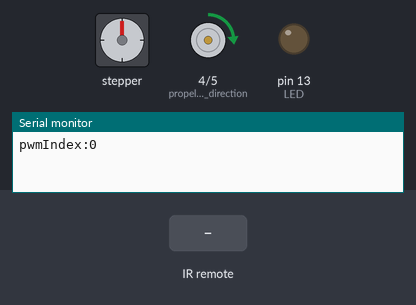
This sketch was run on a simulated Arduino Uno, built with avr-gcc and run on an emulated ATmega328P. Shown: stepper motor, direction and speed pins drawn as motors (green arrow = direction pin HIGH = forward, orange = LOW = backward, longer = more drive), output pins drawn as LEDs (lit = HIGH), the last lines printed to the serial monitor. Wiring (inferred from the names in the program): stepper motor (2048 steps per turn assumed): coils pin 8, pin 10, pin 9, pin 11. The inputs (shaded band) are chosen by the test bench. Pins used as bus, display or sensor lines are not drawn.

Above: at 1.2 s.
1.3 s: infrared code 0xA15 received
At 2.4 s:
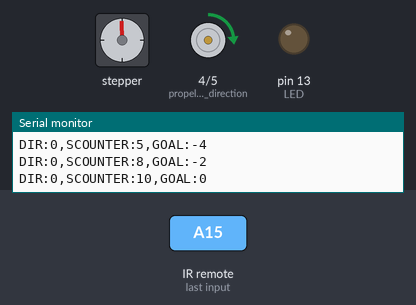
2.9 s: infrared code 0xA16 received
At 3.3 s:
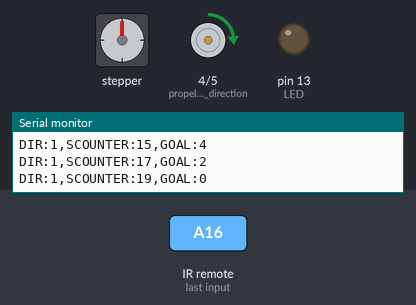
4.5 s: infrared code 0xA12 received
At 5.0 s:
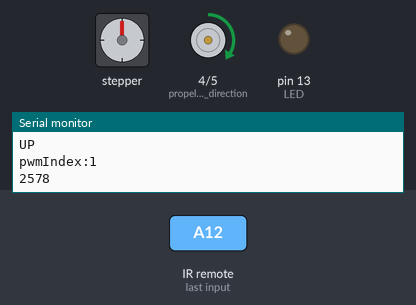
6.0 s: infrared code 0xA15 received
At 6.7 s:
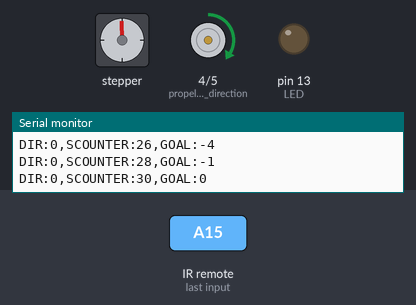
7.6 s: infrared code 0xA16 received
At 8.9 s:
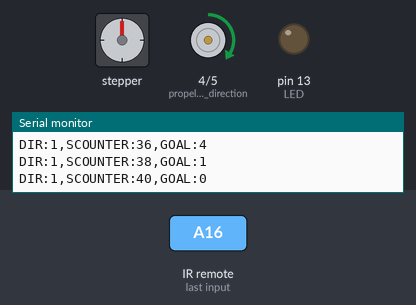
Timing chart, 0 to 10.2 s (numbered marks = the images above; inputs shaded):
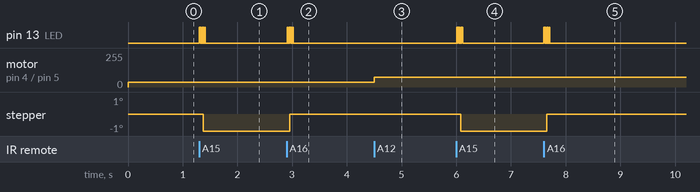

Measured:
- after the input at 4.5 s, motor on pin 4 (propeller_pin_direction) / pin 5 (propeller_pin_pwm): forward 35/255 → forward 75/255 at once

The sketch:

stepper_ir_hunday_easypwm_motor_01.ino
```cpp
#include <IRremote.h>

int RECV_PIN = 12;

IRrecv irrecv(RECV_PIN);

decode_results results;

const byte LED = 13;

volatile uint8_t portbhistory = 0xFF;     // default is high because the pull-up
volatile uint8_t portdhistory = 0xFF;
const int STEPPER_DELAY = 5;
volatile bool directionCW = false;
volatile unsigned int stepCounter = 0;
volatile bool state = false;
volatile int stepIndex = 0;
volatile int goalStepCounter = 0;
volatile int stepperDelayCounter = STEPPER_DELAY;
volatile int propellerVelocity = 0;

const int MAX_PWM_SETS = 7;
const byte propeller_pin_pwm = 5;
const byte propeller_pin_direction = 4;
int pwm_sets[7] = {35, 75, 115, 0, 140, 180, 220};

const byte motor_pin_1 = 8;
const byte motor_pin_2 = 10;
const byte motor_pin_3 = 9;
const byte motor_pin_4 = 11;

//pin change interrupt service routine
//for pins in pingroup 0
ISR (PCINT0_vect)
 {
 // handle pin change interrupt for D8 to D13 here

 }  // end of PCINT0_vect

//pin change interrupt service routine
//for pins in pingroup 1
ISR (PCINT1_vect)
 {
 // handle pin change interrupt for A0 to A5 here
 }  // end of PCINT1_vect

//pin change interrupt service routine
//for pins in pingroup 2
ISR (PCINT2_vect)
 {
 // handle pin change interrupt for D0 to D7 here
 // http://electronics.stackexchange.com/questions/50380/determining-which-pin-triggered-a-pcintn-interrupt

 }  // end of PCINT2_vect

ISR(TIMER1_COMPA_vect)
{
  stepperDelayCounter--;
  if (stepperDelayCounter < 0) {
    stepperDelayCounter = STEPPER_DELAY;
  }
  if (stepperDelayCounter == STEPPER_DELAY - 3) {
     digitalWrite(motor_pin_1, LOW);
     digitalWrite(motor_pin_2, LOW);
     digitalWrite(motor_pin_3, LOW);
     digitalWrite(motor_pin_4, LOW);
  }
  if (stepperDelayCounter > 0) {
    return;
  }

  if (goalStepCounter == 0) {
    return;
  }

  directionCW = (goalStepCounter > 0);

  if (directionCW) {
    stepIndex++;
    goalStepCounter--;
    if (stepIndex > 3) {
      stepIndex = 0;
    }
  }
  else {
    stepIndex--;
    goalStepCounter++;
    if (stepIndex < 0) {
      stepIndex = 3;
    }
  }

  stepCounter++;
  oneStep();

  state = !state;  // toggle
  digitalWrite (LED, state ? HIGH : LOW);
}

/*
https://sites.google.com/site/qeewiki/books/avr-guide/external-interrupts-on-the-atmega328

PCICR  Pin Change Interrupt Control Register
PCIFR  Pin Change Interrupt Flag Register
PCMSKn Pin Change Mask Register 0-2

The PCIEx bits in the PCICR registers enable
External Interrupts and tells the MCU to check
PCMSKx on a pin change state.

When a pin changes states (HIGH to LOW, or LOW to HIGH)
and the corresponding PCINTx bit in the PCMSKx register
is HIGH the corresponding PCIFx bit in the PCIFR register
is set to HIGH and the MCU jumps to the corresponding
Interrupt vector.
PORTx is for sending a value out to the port when it is set as an output.
PINx is for use in getting the current value from the port when it is set as an input.
PORTx also sets the state of the internal pull-up resistors when the port is set to input.
And on more recent models, writing to PINx will toggle the value of the pins (the PORTx value)


  // pin change interrupt (example for D9)
  PCMSK0 |= bit (PCINT1);  // want pin 9
  PCIFR  |= bit (PCIF0);   // clear any outstanding interrupts
  PCICR  |= bit (PCIE0);   // enable pin change interrupts for D8 to D13

PIN       CHANGE NAME(MASK /
D0	  PCINT16 (PCMSK2 / PCIF2 / PCIE2) PORTD, PIND, PD0
D1	  PCINT17 (PCMSK2 / PCIF2 / PCIE2) PORTD, PIND, PD1
D2	  PCINT18 (PCMSK2 / PCIF2 / PCIE2) PORTD, PIND, PD2
D3	  PCINT19 (PCMSK2 / PCIF2 / PCIE2) PORTD, PIND, PD3
D4	  PCINT20 (PCMSK2 / PCIF2 / PCIE2) PORTD, PIND, PD4
D5	  PCINT21 (PCMSK2 / PCIF2 / PCIE2) PORTD, PIND, PD5
D6	  PCINT22 (PCMSK2 / PCIF2 / PCIE2) PORTD, PIND, PD6
D7	  PCINT23 (PCMSK2 / PCIF2 / PCIE2) PORTD, PIND, PD7
D8	  PCINT0  (PCMSK0 / PCIF0 / PCIE0) PORTB, PINB, PB0
D9	  PCINT1  (PCMSK0 / PCIF0 / PCIE0) PORTB, PINB, PB1
D10	  PCINT2  (PCMSK0 / PCIF0 / PCIE0) PORTB, PINB, PB2
D11	  PCINT3  (PCMSK0 / PCIF0 / PCIE0) PORTB, PINB, PB3
D12	  PCINT4  (PCMSK0 / PCIF0 / PCIE0) PORTB, PINB, PB4
D13	  PCINT5  (PCMSK0 / PCIF0 / PCIE0) PORTB, PINB, PB5
A0	  PCINT8  (PCMSK1 / PCIF1 / PCIE1) PORTC, PINC, PC0
A1	  PCINT9  (PCMSK1 / PCIF1 / PCIE1) PORTC, PINC, PC1
A2	  PCINT10 (PCMSK1 / PCIF1 / PCIE1) PORTC, PINC, PC2
A3	  PCINT11 (PCMSK1 / PCIF1 / PCIE1) PORTC, PINC, PC3
A4	  PCINT12 (PCMSK1 / PCIF1 / PCIE1) PORTC, PINC, PC4
A5	  PCINT13 (PCMSK1 / PCIF1 / PCIE1) PORTC, PINC, PC5
*/

void setupPinChangeInterrupt(){
// PCICR  Pin Change Interrupt Control Register
// PCIFR  Pin Change Interrupt Flag Register
// PCMSKn Pin Change Mask Register 0-2

  //set the appropriate pin in the pingroup
  //pingroups: 0, 1, 2
  //D4 - D5 :
  // pin change interrupt (example for D9)
  PCMSK2 |= bit (PCINT20) | bit (PCINT21);
  PCIFR  |= bit (PCIF2);   // clear any outstanding interrupts
  PCICR  |= bit (PCIE2);   // enable pin change interrupts
}

void setupTimer1Interrupt(unsigned int compare) {
  //http://www.gammon.com.au/forum/?id=11488
  // set up Timer 1
  TCCR1A = 0;          // normal operation
  //TCCR1B = bit(WGM12) | bit(CS10);   // CTC, no pre-scaling
  TCCR1B = bit(WGM12) | bit(CS10) | bit (CS12);   // CTC, scale to clock / 1024
  OCR1A =  compare;       // compare A register value ((compare + 1) * clock speed / 1024)
  TIMSK1 = bit (OCIE1A);             // interrupt on Compare A Match

}

void setupPropeller() {
  pinMode(propeller_pin_direction, OUTPUT);

  pinMode(propeller_pin_pwm, OUTPUT);

  setPropellerSpeed(0);

}


void setPropellerSpeed(short pwmIndex) {
  Serial.print("pwmIndex:");
  Serial.println(pwmIndex);

  if (pwmIndex >= MAX_PWM_SETS) {
    //FFWD MAX SPEED
    digitalWrite(propeller_pin_pwm, HIGH);
    digitalWrite(propeller_pin_direction, LOW);
  }
  else if (pwmIndex < 0) {
    //BACKWD MAX SPEED
    digitalWrite(propeller_pin_pwm, LOW);
    digitalWrite(propeller_pin_direction, HIGH);
  }
  else if (pwm_sets[pwmIndex] == 0) {
    //STOP
    digitalWrite(propeller_pin_pwm, LOW);
    digitalWrite(propeller_pin_direction, LOW);
  }
  else {
    analogWrite(propeller_pin_pwm, pwm_sets[pwmIndex]);
    digitalWrite(propeller_pin_direction, (pwmIndex > 3) ? LOW:HIGH);
  }
}

void setup() {
  Serial.begin(9600);

  irrecv.enableIRIn(); // Start the receiver

  pinMode (LED, OUTPUT);

  pinMode (motor_pin_1, OUTPUT);
  pinMode (motor_pin_2, OUTPUT);
  pinMode (motor_pin_3, OUTPUT);
  pinMode (motor_pin_4, OUTPUT);

  setupTimer1Interrupt(30);
  //setupPinChangeInterrupt();
  setupPropeller();

}  // end of setup

void oneStep() {
   switch (stepIndex) {
      case 0:    // 1010
      digitalWrite(motor_pin_1, HIGH);
      digitalWrite(motor_pin_2, LOW);
      digitalWrite(motor_pin_3, HIGH);
      digitalWrite(motor_pin_4, LOW);
      break;
      case 1:    // 0110
      digitalWrite(motor_pin_1, LOW);
      digitalWrite(motor_pin_2, HIGH);
      digitalWrite(motor_pin_3, HIGH);
      digitalWrite(motor_pin_4, LOW);
      break;
      case 2:    //0101
      digitalWrite(motor_pin_1, LOW);
      digitalWrite(motor_pin_2, HIGH);
      digitalWrite(motor_pin_3, LOW);
      digitalWrite(motor_pin_4, HIGH);
      break;
      case 3:    //1001
      digitalWrite(motor_pin_1, HIGH);
      digitalWrite(motor_pin_2, LOW);
      digitalWrite(motor_pin_3, LOW);
      digitalWrite(motor_pin_4, HIGH);
      break;
    }
}

int prevStepCounter = 0;

void loop() {
  //digitalWrite(LED, (directionCW) ? HIGH : LOW);
  //pingResult = sonar.ping();
  if (irrecv.decode(&results)) {
    if (results.value == 2581 || results.value == 533) {
      //left
      Serial.println("L");
      TIMSK1 = 0;
      goalStepCounter-=10;
      TIMSK1 = bit (OCIE1A);
    }
    if (results.value == 2582 || results.value == 534) {
      //right
      Serial.println("R");
      TIMSK1 = 0;
      goalStepCounter+=10;
      TIMSK1 = bit (OCIE1A);
    }
    if (results.value == 2578 || results.value == 530) {
      //up
      Serial.println("UP");
      if (propellerVelocity < MAX_PWM_SETS) {
        propellerVelocity += 1;
        setPropellerSpeed(propellerVelocity);
      }
    }
    if (results.value == 2579 || results.value == 531) {
      //down
      Serial.println("DOWN");
      if (propellerVelocity > -1) {
          propellerVelocity -= 1;
          setPropellerSpeed(propellerVelocity);
        }
    }

    Serial.println(results.value);
    irrecv.resume(); // Receive the next value
  }


  if ((goalStepCounter != 0) || (prevStepCounter != stepCounter)) {
    Serial.print("DIR:");
    Serial.print(directionCW ? 1 : 0);
    Serial.print(",SCOUNTER:");
    Serial.print(stepCounter);
    Serial.print(",GOAL:");
    Serial.print(goalStepCounter);
    Serial.print("\n"); // Processing software needs LF
  }

  prevStepCounter = stepCounter;
  //Serial.print("Ping:");
  //Serial.println(pingResult);
}
```
